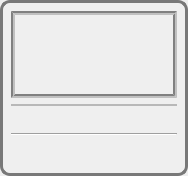
<?xml version="1.0" encoding="UTF-8"?>
<ui version="4.0">
 <class>SlidePushButton</class>
 <widget class="QWidget" name="SlidePushButton">
  <property name="geometry">
   <rect>
    <x>0</x>
    <y>0</y>
    <width>188</width>
    <height>176</height>
   </rect>
  </property>
  <property name="minimumSize">
   <size>
    <width>188</width>
    <height>176</height>
   </size>
  </property>
  <property name="maximumSize">
   <size>
    <width>188</width>
    <height>176</height>
   </size>
  </property>
  <property name="windowTitle">
   <string>Form</string>
  </property>
  <property name="styleSheet">
   <string notr="true">QLabel#label_name{
	font-size:20px;
	color:green ;
	font-weight:bold ; 
}
QLabel#label_introduce{
	font-size: 12px ; 
	color:rgb(112,112,112) ; 
}

QLabel#label_image{
		border-style: groove;
		border-width: 4px ; 
		border-color: 	rgb(128,128,128) ;
}


QFrame[frameShape=&quot;4&quot;]#line_split{
	border-width: 2px; 
	border-top-style: none;
	border-right-style: none; 
	border-left-style: none;
	border-bottom-style: solid; 
	border-color:rgb(184,184,184);
}

QFrame[frameShape=&quot;4&quot;]#line_name{
	border-width: 2px; 
	border-top-style: none;
	border-right-style: none; 
	border-left-style: none;
	border-bottom-style: solid; 
	border-color:rgb(184,184,184);
}

QWidget#SlidePushButton{
	border-width:3px ; 
	border-style:solid ;
	border-radius:10px ;
	border-color:rgb(120,120,120) ;
}

</string>
  </property>
  <layout class="QGridLayout" name="gridLayout">
   <item row="0" column="0">
    <layout class="QVBoxLayout" name="verticalLayout_main">
     <item>
      <layout class="QVBoxLayout" name="verticalLayout_top">
       <item>
        <widget class="QLabel" name="label_image">
         <property name="sizePolicy">
          <sizepolicy hsizetype="Preferred" vsizetype="Expanding">
           <horstretch>0</horstretch>
           <verstretch>0</verstretch>
          </sizepolicy>
         </property>
         <property name="minimumSize">
          <size>
           <width>161</width>
           <height>81</height>
          </size>
         </property>
         <property name="text">
          <string/>
         </property>
         <property name="alignment">
          <set>Qt::AlignCenter</set>
         </property>
        </widget>
       </item>
       <item>
        <widget class="Line" name="line_split">
         <property name="sizePolicy">
          <sizepolicy hsizetype="Expanding" vsizetype="Fixed">
           <horstretch>0</horstretch>
           <verstretch>0</verstretch>
          </sizepolicy>
         </property>
         <property name="minimumSize">
          <size>
           <width>161</width>
           <height>0</height>
          </size>
         </property>
         <property name="styleSheet">
          <string notr="true"/>
         </property>
         <property name="lineWidth">
          <number>0</number>
         </property>
         <property name="midLineWidth">
          <number>2</number>
         </property>
         <property name="orientation">
          <enum>Qt::Horizontal</enum>
         </property>
        </widget>
       </item>
       <item>
        <widget class="QLabel" name="label_introduce">
         <property name="minimumSize">
          <size>
           <width>156</width>
           <height>0</height>
          </size>
         </property>
         <property name="text">
          <string/>
         </property>
         <property name="wordWrap">
          <bool>true</bool>
         </property>
        </widget>
       </item>
      </layout>
     </item>
     <item>
      <layout class="QVBoxLayout" name="verticalLayout_bottom">
       <item>
        <widget class="Line" name="line_name">
         <property name="sizePolicy">
          <sizepolicy hsizetype="Expanding" vsizetype="Fixed">
           <horstretch>0</horstretch>
           <verstretch>0</verstretch>
          </sizepolicy>
         </property>
         <property name="minimumSize">
          <size>
           <width>163</width>
           <height>0</height>
          </size>
         </property>
         <property name="orientation">
          <enum>Qt::Horizontal</enum>
         </property>
        </widget>
       </item>
       <item>
        <widget class="QLabel" name="label_name">
         <property name="sizePolicy">
          <sizepolicy hsizetype="Preferred" vsizetype="Fixed">
           <horstretch>0</horstretch>
           <verstretch>0</verstretch>
          </sizepolicy>
         </property>
         <property name="minimumSize">
          <size>
           <width>163</width>
           <height>0</height>
          </size>
         </property>
         <property name="styleSheet">
          <string notr="true"/>
         </property>
         <property name="text">
          <string/>
         </property>
         <property name="alignment">
          <set>Qt::AlignCenter</set>
         </property>
        </widget>
       </item>
      </layout>
     </item>
    </layout>
   </item>
  </layout>
 </widget>
 <resources/>
 <connections/>
</ui>
